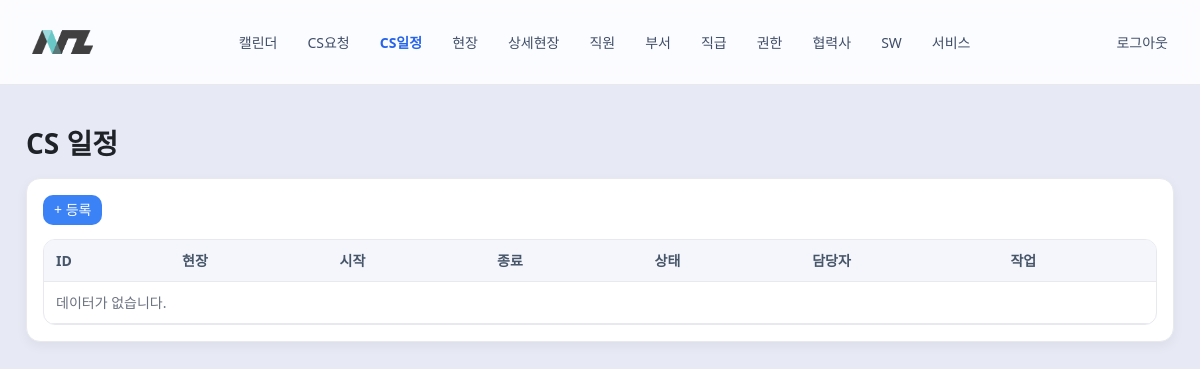
The app's page /cs_schedules (signed in), older data.
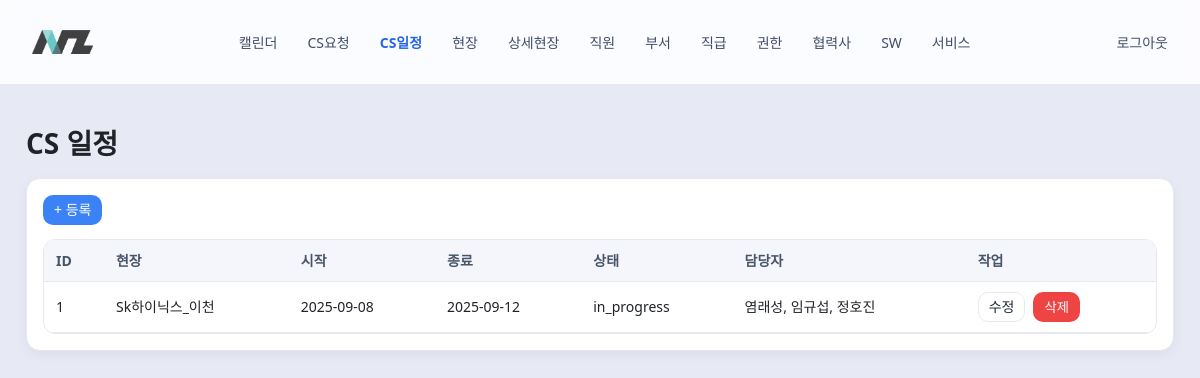
The same page, newer data.
### app.py (models this page shows)
class Site(Base):
    __tablename__ = "sites"
    site_id = Column(Integer, primary_key=True)
    name = Column(String, nullable=False, unique=True)
    camera_count = Column(Integer, nullable=False, default=0)
    nrs_count = Column(Integer, nullable=False, default=0)
    note = Column(Text)
    created_at = Column(DateTime, nullable=False, default=func.datetime("now", "localtime"))
    updated_at = Column(DateTime, nullable=False, default=func.datetime("now", "localtime"))
    deleted_at = Column(DateTime)

class CSSchedule(Base):
    __tablename__ = "cs_schedules"
    schedule_id = Column(Integer, primary_key=True)
    request_id = Column(Integer, ForeignKey("cs_requests.request_id", ondelete="SET NULL"))
    start_date = Column(String, nullable=False)  # YYYY-MM-DD
    end_date = Column(String)                    # nullable
    site_id = Column(Integer, ForeignKey("sites.site_id", ondelete="SET NULL"))
    request_content = Column(Text)
    work_content = Column(Text)
    extra_content = Column(Text)
    status = Column(String, nullable=False, default="todo")
    note = Column(Text)
    created_at = Column(DateTime, nullable=False, default=func.datetime("now", "localtime"))
    updated_at = Column(DateTime, nullable=False, default=func.datetime("now", "localtime"))
    site = relationship("Site")
    request = relationship("CSRequest")

### app.py (the view)
@app.get("/cs_schedules", response_class=HTMLResponse)
def cs_schedules_list(request: Request, db: OrmSession = Depends(get_db)):
    require_login(request)
    q = db.query(CSSchedule).outerjoin(Site)
    rows=[]
    for s in q.order_by(CSSchedule.schedule_id.desc()).all():
        assignees = ", ".join([a.employee.name for a in s.sch_assignees])
        rows.append([s.schedule_id, (s.site.name if s.site else ""), s.start_date, s.end_date or "", s.status, assignees])
    return render_list(request,"CS 일정",["ID","현장","시작","종료","상태","담당자"],rows,{
        "new":"/cs_schedules/new","edit":"/cs_schedules/edit/{id}","delete":"/cs_schedules/delete/{id}"
    })

### templates/generic_list.html (shortened to what this page needs)
{% extends "base.html" %}
{% block content %}
<h1 class="mb-2">{{ title }}</h1>
<div class="card">
  <div class="card-body">
    <div class="mb-2">
      {% if routes.new %}<a href="{{ routes.new }}" class="btn btn-primary btn-small">+ 등록</a>{% endif %}
    </div>
    <table class="table">
      <thead>
        <tr>
          {% for h in headers %}<th>{{ h }}</th>{% endfor %}
          {% if routes.edit or routes.delete or routes.child %}<th>작업</th>{% endif %}
        </tr>
      </thead>
      <tbody>
        {% for row in rows %}
        <tr>
          {% for col in row %}<td>{{ col }}</td>{% endfor %}
          {% if routes.edit or routes.delete or routes.child %}
          <td class="actions">
            {% if routes.edit %}
              <a class="btn btn-outline btn-small" href="{{ routes.edit|replace('{id}', row[0]|string) }}">수정</a>
            {% endif %}
            {% if routes.delete %}
              <form method="post" action="{{ routes.delete|replace('{id}', row[0]|string) }}" style="display:inline" onsubmit="return confirm('삭제하시겠습니까?');">
                <button class="btn btn-danger btn-small" type="submit">삭제</button>
              </form>
            {% endif %}
          </td>
          {% endif %}
        </tr>
        {% else %}
        <tr>
          <td class="text-center muted" colspan="{{ headers|length + (1 if (routes.edit or routes.delete or routes.child) else 0) }}">데이터가 없습니다.</td>
        </tr>
        {% endfor %}
      </tbody>
    </table>
  </div>
</div>
{% endblock %}

### templates/base.html (shortened to what this page needs)
<!doctype html>
<html lang="ko">
<head>
  <link rel="stylesheet" href="/static/style.css">
</head>
<body>
  <header class="site-header">
    <div class="container nav">
      <a href="/calendar" class="brand brand-link" aria-label="NAIZ 홈으로">
        <img src="/static/img/logo.png"
             alt="NAIZ"
             class="brand-logo"
             onerror="this.closest('.brand-link').classList.add('no-logo'); this.remove()">
      </a>
      {% set p = request.url.path %}
      <a href="/calendar" class="{% if p.startswith('/calendar') %}active{% endif %}">캘린더</a>
      <a href="/cs_requests" class="{% if p.startswith('/cs_requests') %}active{% endif %}">CS요청</a>
      <a href="/cs_schedules" class="{% if p.startswith('/cs_schedules') %}active{% endif %}">CS일정</a>
      <a href="/sites" class="{% if p.startswith('/sites') and not p.startswith('/site_locations') %}active{% endif %}">현장</a>
      <a href="/site_locations" class="{% if p.startswith('/site_locations') %}active{% endif %}">상세현장</a>
      <a href="/employees" class="{% if p.startswith('/employees') %}active{% endif %}">직원</a>
      <a href="/departments" class="{% if p.startswith('/departments') %}active{% endif %}">부서</a>
      <a href="/job_ranks" class="{% if p.startswith('/job_ranks') %}active{% endif %}">직급</a>
      <a href="/roles" class="{% if p.startswith('/roles') %}active{% endif %}">권한</a>
      <a href="/vendors" class="{% if p.startswith('/vendors') %}active{% endif %}">협력사</a>
      <a href="/sw_products" class="{% if p.startswith('/sw_products') %}active{% endif %}">SW</a>
      <a href="/sw_services" class="{% if p.startswith('/sw_services') %}active{% endif %}">서비스</a>
      <a href="/logout" style="margin-left:auto">로그아웃</a>
    </div>
  </header>
  <main class="container">
    {% block content %}{% endblock %}
  </main>
</body>
</html>

### static/style.css (style rules this page uses)
:root { --bg:#e7e9f5; --panel:#fff; --border:#e7e9ef; --text:#1f2328; --muted:#6b7280; --brand:#2563eb; --brand-weak:#3b82f6; --danger:#ef4444; --ok:#16a34a; --warn:#f59e0b; --radius:14px; --radius-sm:10px; --container:1180px; --control-h:38px; }
* { box-sizing:border-box }
html,body { height:100% }
body { margin:0;background:var(--bg);color:var(--text);font:14px/1.5 system-ui,-apple-system,"Segoe UI",Roboto,Helvetica,Arial }
.container { max-width:var(--container);margin:0 auto;padding:18px 16px }
main { padding-top:10px }
.site-header { position:sticky;top:0;background:rgba(255,255,255,.85);backdrop-filter:saturate(180%) blur(8px); border-bottom:1px solid var(--border); z-index:10 }
.nav { display:flex;align-items:center;gap:18px;white-space:nowrap }
.brand { font-weight:800;font-size:16px;margin-right:auto }
.nav a { display:inline-block;padding:12px 6px;color:#3f4d67;text-decoration:none;border-radius:8px }
.nav a.active { color:var(--brand);font-weight:700 }
.card { background:var(--panel);border:1px solid var(--border);border-radius:var(--radius);box-shadow:0 .25rem .75rem rgba(0,0,0,.05) }
.card-body { padding:16px }
.btn { display:inline-flex;align-items:center;justify-content:center;height:40px;padding:0 14px;border-radius:12px;border:1px solid transparent;cursor:pointer }
.btn-primary { background:var(--brand-weak);color:#fff }
.btn-outline { background:#fff;border-color:var(--border);color:#1f2937 }
.btn-danger { background:var(--danger);color:#fff }
.btn-small { height:30px;border-radius:10px;padding:0 10px }
.btn, .btn:hover, .btn:focus, .btn:active { text-decoration: none; }
.table { width:100%;border-collapse:separate;border-spacing:0;background:var(--panel);border:1px solid var(--border);border-radius:12px;overflow:hidden }
.table th,.table td { padding:10px 12px;border-bottom:1px solid var(--border);text-align:left }
.table th { background:#f4f6fb;color:#475569;font-weight:700 }
.table .actions { display:flex;gap:8px }
.mb-2 { margin-bottom:14px }
.brand-link { display:flex;align-items:center;gap:10px;margin-right:auto;text-decoration:none;color:inherit }
.brand-logo { height:24px;display:block }

Row changes from the older to the newer data that the page shows:
added Site: name "Sk하이닉스_이천"
added CSSchedule: start_date "2025-09-08", end_date "2025-09-12", status "in_progress"
Text that changed along with them:
new list line: "1 염래성, 임규섭, 정호진 수정 삭제"
text no longer shown: "데이터가 없습니다."
